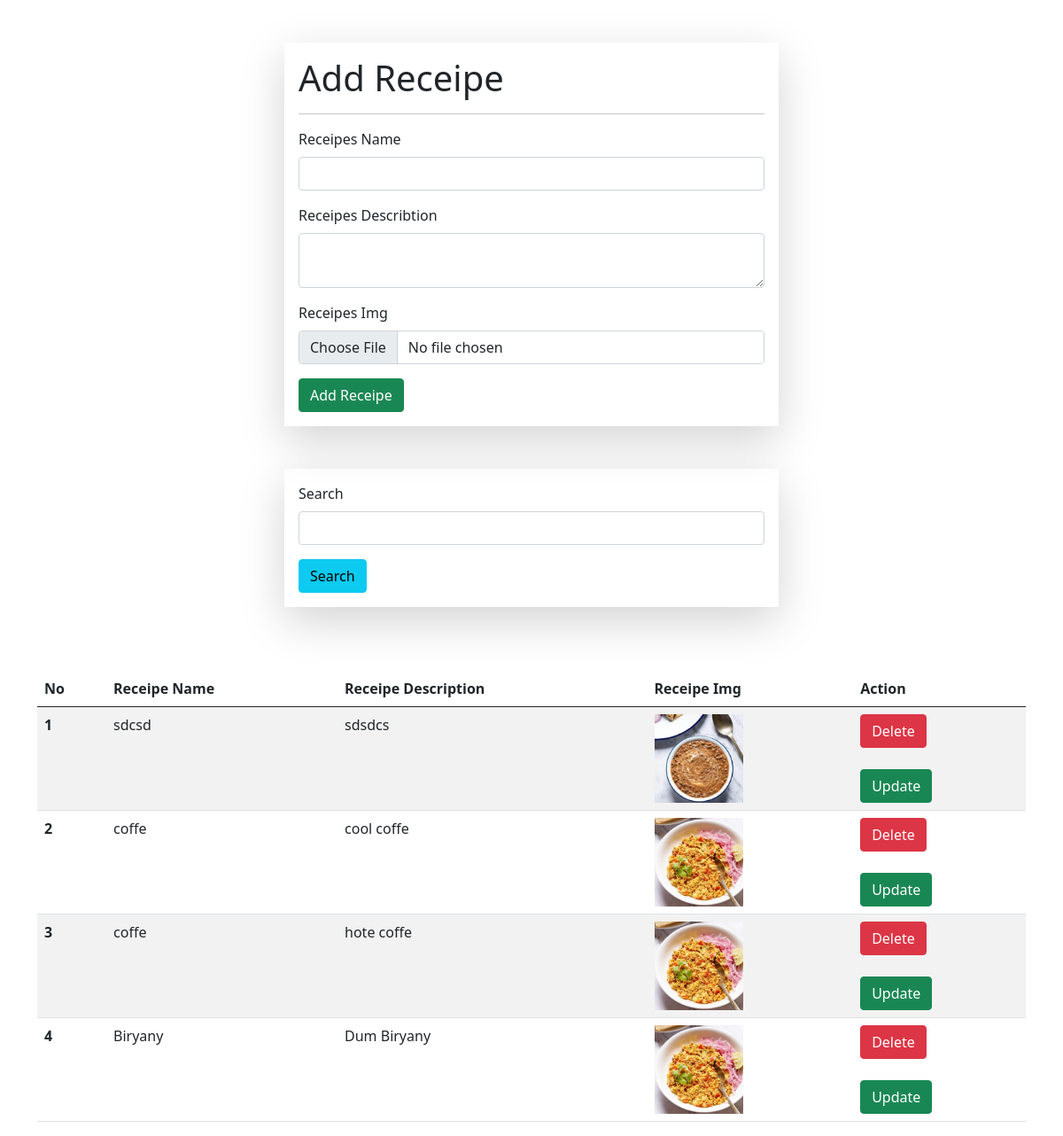
Screenshot of /receipes/ with the database file from the repository.
### vage/models.py (models this page shows)
class Receipe(models.Model):
    receipe_name = models.CharField(max_length=100)
    receipe_description = models.TextField()
    receipe_image = models.ImageField(upload_to='images/')

### vage/views.py (the view, shortened to what this page needs)
# urls.py: path('receipes/', receipes, name="receipes"),
def receipes(request):
    queryset = Receipe.objects.all()
    if request.GET.get('search'):
        queryset = queryset.filter(
            receipe_name__icontains=request.GET.get('search'))
    context = {'receipes': queryset}
    return render(request, 'receipes.html', context)

### vage/templates/receipes.html (shortened to what this page needs)
<!DOCTYPE html>
<html lang="en">
    <head>
        <link
            href="https://cdn.jsdelivr.net/npm/bootstrap@5.0.2/dist/css/bootstrap.min.css"
            rel="stylesheet"
>
    </head>
    <body>
        <div class="container mt-5">
            <form class="col-6 mx-auto cart p-3 shadow-lg" method="post"
                enctype="multipart/form-data">
                <h1>Add Receipe</h1>
                <hr>
                <div class="mb-3 ">
                    <label for="exampleInputEmail1" class="form-label">Receipes
                        Name</label>
                    <input name="receipe_name" required type="text"
                        class="form-control">
                </div>
                <div class="mb-3">
                    <label for="exampleInputPassword1" class="form-label">Receipes
                        Describtion</label>
                    <textarea name="receipe_description"
                        class="form-control" required></textarea>
                </div>
                <div class="mb-3">
                    <label for="exampleInputEmail1" class="form-label">Receipes
                        Img</label>
                    <input name="receipe_image" type="file"
                        class="form-control">
                </div>
                <button type="submit" class="btn btn-success">Add Receipe</button>
            </form>
            <br />
            <br />
            <form>
                <div class="col-6 mx-auto cart p-3 shadow-lg">
                    <div class="mb-3 ">
                        <label for="exampleInputEmail1" class="form-label">Search</label>
                        <input name="search" type="text"
                            class="form-control">
                    </div>
                    <button class="btn btn-info">Search</button>
                </div>
            </form>
            <br />
            <br />
            <br />
            <table class="table table-striped table-hover">
                <thead>
                    <tr>
                        <th scope="col">No</th>
                        <th scope="col">Receipe Name</th>
                        <th scope="col">Receipe Description</th>
                        <th scope="col">Receipe Img</th>
                        <th scope="col"> Action</th>
                    </tr>
                </thead>
                <tbody>
                    {% for receipe in receipes %}
                    <tr>
                        <th scope="row">{{forloop.counter}}</th>
                        <td>{{receipe.receipe_name}}</td>
                        <td>{{receipe.receipe_description}}</td>
                        <td>
                            <img src="/media/{{receipe.receipe_image}}"
                                width="100px" height="100px" /></td>
                        <td>
                            <a href="/delete-receipes/{{receipe.id}}/"
                                class="btn btn-danger">Delete</a>
                            <br />
                            <br />
                            <a href="/update-receipes/{{receipe.id}}/"
                                class="btn btn-success">Update</a>
                        </td>
                    </tr>
                    {% endfor %}
                </tbody>
            </table>
        </div>
    </body>
</html>

### rows the page displays
Receipe: receipe_name "sdcsd", receipe_description "sdsdcs", receipe_image (picture)
Receipe: receipe_name "coffe", receipe_description "cool coffe", receipe_image (picture)
Receipe: receipe_name "coffe", receipe_description "hote coffe", receipe_image (picture)
Receipe: receipe_name "Biryany", receipe_description "Dum Biryany", receipe_image (picture)
